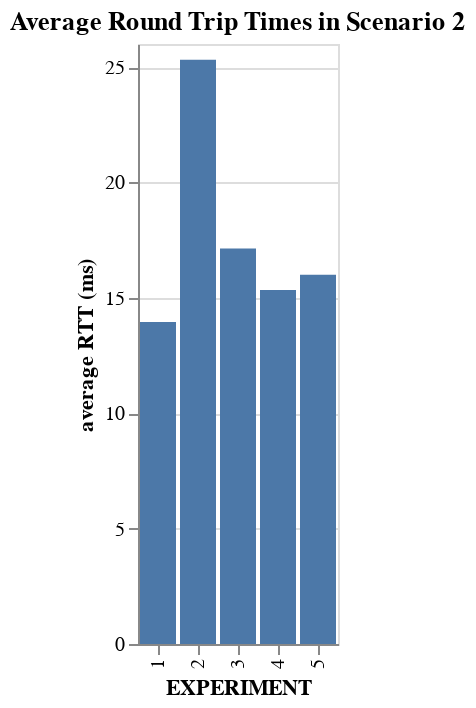

Write notebook code for a chart like this one.
### Code cell
alt.Chart(RTTs, title="Average Round Trip Times in Scenario 2").mark_bar().encode(
    x="EXPERIMENT:O",
    y=alt.Y("average(RTT):Q", title="average RTT (ms)")
)

### Figure 1 — Vega-Lite specification as saved in the notebook (floating-point values rounded to 4 significant figures; data arrays with more than 128 entries replaced by an {"elided": "..."} marker saying what was removed)
{"config": {"view": {"continuousWidth": 400, "continuousHeight": 300}}, "data": {"name": "data-355b3c516a0b906b95916a5adee9b0b0"}, "mark": "bar", "encoding": {"x": {"field": "EXPERIMENT", "type": "ordinal"}, "y": {"aggregate": "average", "field": "RTT", "title": "average RTT (ms)", "type": "quantitative"}}, "title": "Average Round Trip Times in Scenario 2", "$schema": "https://vega.github.io/schema/vega-lite/v4.17.0.json", "datasets": {"data-355b3c516a0b906b95916a5adee9b0b0": {"elided": "274 records"}}}
